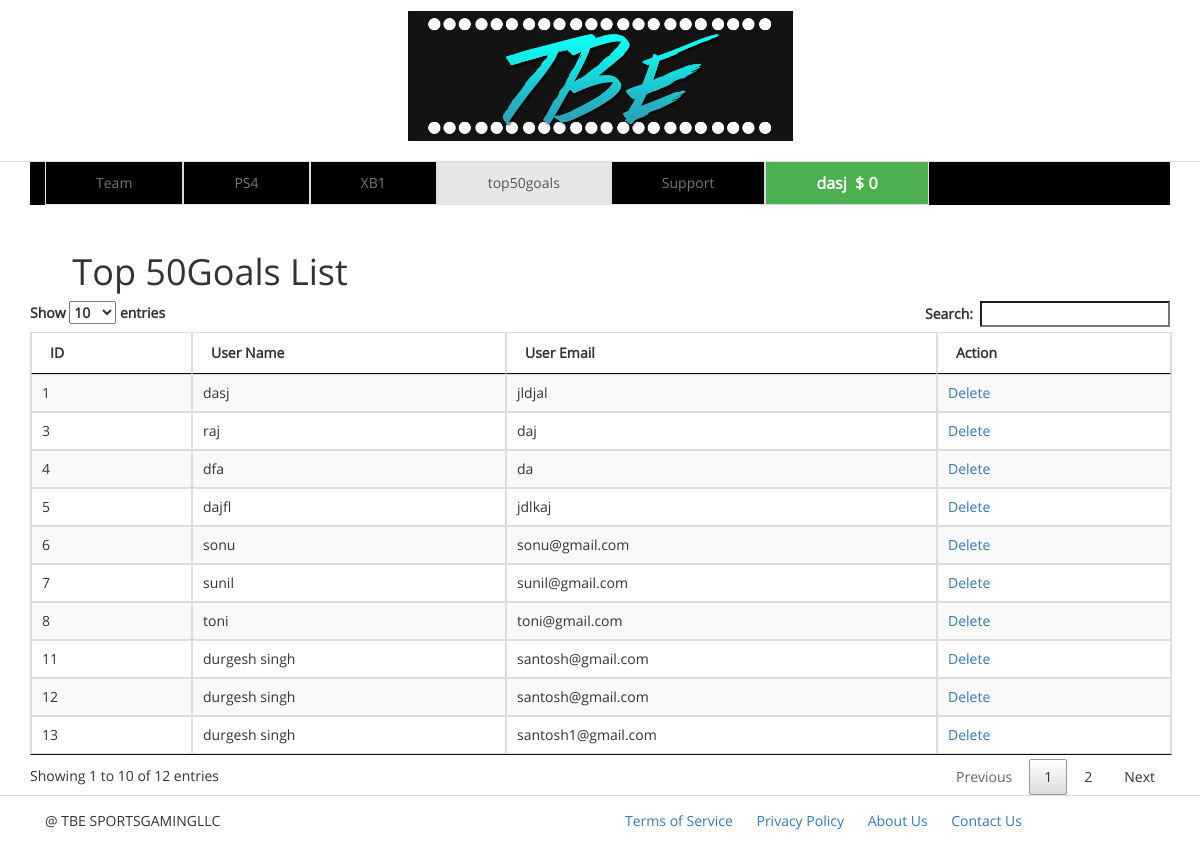
/top50goals.php (signed in), run on the app's committed database.
### tables this page shows
CREATE TABLE IF NOT EXISTS `users` (
  `id` int(10) NOT NULL AUTO_INCREMENT,
  `user_name` varchar(100) NOT NULL,
  `user_email` varchar(100) NOT NULL,
  `user_pass` varchar(50) NOT NULL,
  `Address` varchar(250) NOT NULL,
  `DOB` varchar(100) NOT NULL,
  `State` varchar(100) NOT NULL,
  `Country` varchar(100) NOT NULL,
  `membership_id` int(10) NOT NULL,
  `createddate` datetime NOT NULL,
  PRIMARY KEY (`id`)
);

### top50goals.php (the view, shortened to what this page needs)
<?php
include "login-header.php";?>
<?php include "nav.php";?>
<div class="container">
				<div class="row">
					<div class="col-sm-4 text-center">
						<h1>Top 50Goals List</h1>
					</div>
					<div class="col-sm-6 text-center">
					</div>
					<div class="col-sm-2 text-center">
					</div>
				</div>
				<div class="row">
					<div class="col-sm-12">
                              <table id="example" class="table table-striped table-bordered" cellspacing="0" width="100%">
									<thead>
									<tr>
                                                                            <th>ID</th>
                                                                            <th>User Name</th>
                                                                            <th>User Email</th>
                                                                            <th>Action</th>
									</tr>
									</thead>
 							 <tbody>
 							<?php
							  if($des=="")
							         {
							             $res=mysql_query("Select * from users");
							         }
							         while($r=mysql_fetch_row($res))
							         { ?>
							                <tr>
							                 <td><?php echo $r[0];?></td>
							                 <td><?php echo $r[1];?></td>
							                 <td><?php echo $r[2];?></td>
								                <td>
                   							<a href="#">Delete </a>
						                 	   </td>
							                 </tr>
							       <?php  }
						?>
							</tbody>
			     		</table>
			</div>
		</div>
</div>
<?php
include "footer.php";
?>

### assets/css/style.css (style rules this page uses)
body { font-family: 'Open Sans'; }

### data on the page
users: id "1", user_name "dasj", user_email "jldjal"
users: id "3", user_name "raj", user_email "daj"
users: id "4", user_name "dfa", user_email "da"
users: id "5", user_name "dajfl", user_email "jdlkaj"
users: id "6", user_name "sonu", user_email "sonu@gmail.com"
users: id "7", user_name "sunil", user_email "sunil@gmail.com"
users: id "8", user_name "toni", user_email "toni@gmail.com"
users: id "11", user_name "durgesh singh", user_email "santosh@gmail.com"
users: id "12", user_name "durgesh singh", user_email "santosh@gmail.com"
users: id "13", user_name "durgesh singh", user_email "santosh1@gmail.com"

### other printed values
substr($_SESSION['user_data']['user_name'],0,10) "dasj"
number_format($sum) - number_format($withdraw) "0"
